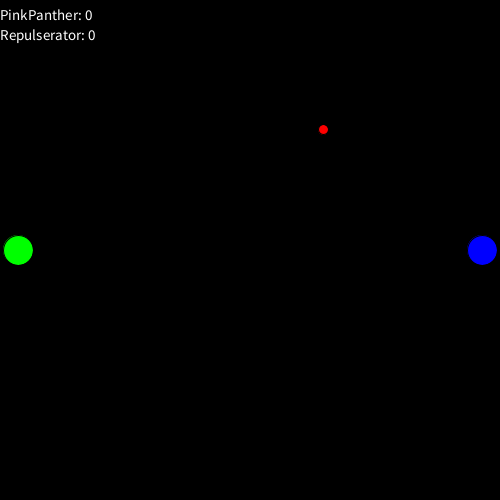
Frame 1 (no input)
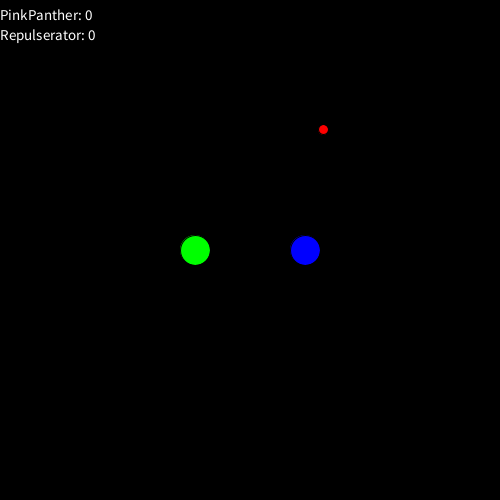
Frame 60 (the mouse pressed at the canvas centre just before this capture)
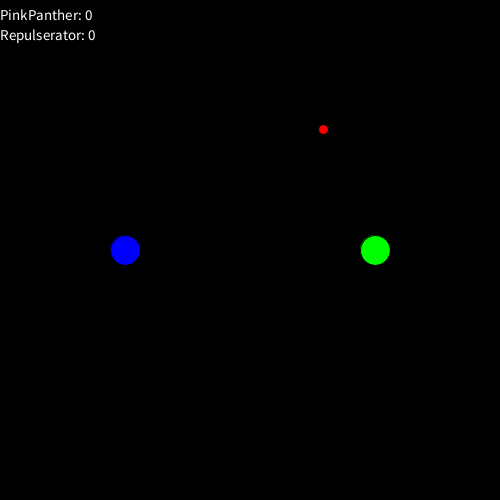
Frame 120 (the mouse held since frame 60 and released just before this capture)

The Processing sketch that drew these frames (run headless with seeded random() and noise(); from frame 60 on, the mouse is pressed at the canvas centre):

// Processing sketch: pill_and_snake
// ── pill_and_snake.pde
Character player = new Character();
Character player2 = new Character();
Pill pill = new Pill();

final int toWin=5;

void setup() {
  size(500, 500);
  background(0);

  player.x=15;
  player.y=height/2;
  player.size=30;
  player.dir=1;
  player.g=255;
  player.speed=3;

  player2.x=width-15;
  player2.y=height/2;
  player2.size=30;
  player2.speed=3;
  player2.dir=3;
  player2.b=255;

  pill.size=10;
  pill.update();
}

void draw() {
  background(0);

  if (player.score>=toWin) {
    background(0);
    textSize(30);
    fill(player.r, player.g, player.b);
    textAlign(CENTER);
    text("Player 1 wins!!", (width/2), height/2);
    return;
  } else if (player2.score>=toWin) {
    background(255);
    textSize(30);
    fill(player2.r, player2.g, player2.b);
    textAlign(CENTER);
    text("Player 2 wins!!", (width/2), height/2);
    return;
  }

  if (key=='w') {
    player.dir=0;
  } else if (key=='d') {
    player.dir=1;
  } else if (key=='s') {
    player.dir=2;
  } else if (key=='a') {
    player.dir=3;
  }

  if (keyCode==UP) {
    player2.dir=0;
  } else if (keyCode==RIGHT) {
    player2.dir=1;
  } else if (keyCode==DOWN) {
    player2.dir=2;
  } else if (keyCode==LEFT) {
    player2.dir=3;
  }

  player.update();
  player.display();

  player2.update();
  player2.display();

  pill.checkCollision(player);
  pill.checkCollision(player2);
  pill.display();

  textSize(15);
  fill(255);
  text("PinkPanther: "+player.score, 0, 20);
  text("Repulserator: "+player2.score, 0, 40);
}

// ── character.pde
class Character
{
  float x;
  float y;
  float size;
  float speed;
  int score=0;
 
  int r=0;
  int g=0;
  int b=0;
 
  int dir;     //0=UP, 1=RIGHT, 2=DOWN, 3=LEFT
 
  void update(){
    if(dir==0){
      y=y-speed;
    }else if(dir==1){
      x=x+speed;
    }else if(dir==2){
      y=y+speed;
    }else if(dir==3){
      x=x-speed;
    }
   


  }
 
  void display(){
    fill(r,g,b);
    ellipse(x,y,size,size);
  }
 
}

// ── pill.pde
class Pill
{
  float x;
  float y;
  float size;

  void update() {
    x=random(width);
    y=random(height);
  }

  void display() {
    fill(255, 0, 0);
    ellipse(x, y, size, size);
  }

  void checkCollision(Character player) {
    if (Math.abs(x-player.x)<(size+player.size)/2) {
      if (Math.abs(y-player.y)<(size+player.size)/2) {
        player.score++;
        update();
      }
    }
  }
}
